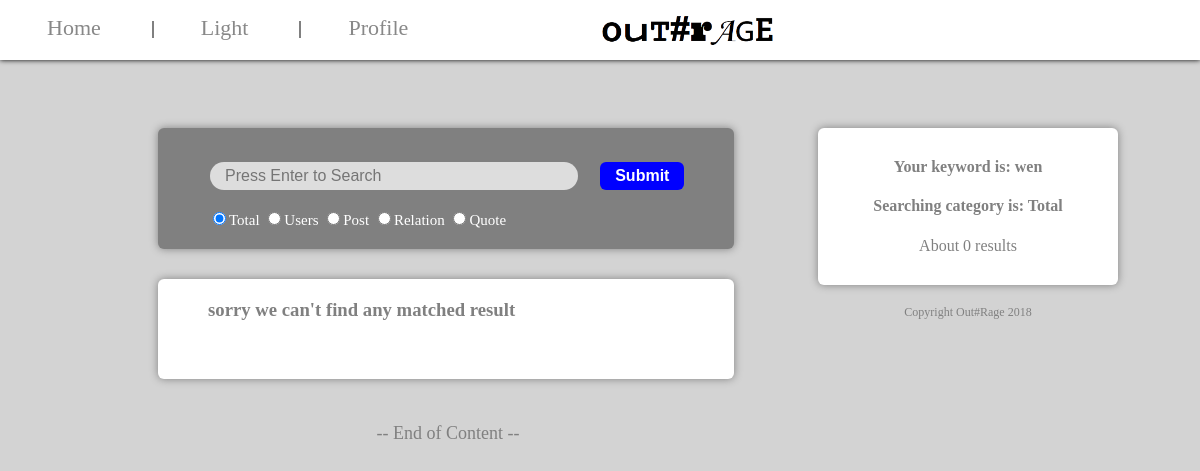
Before: /search.php?content=wen with the older database file.
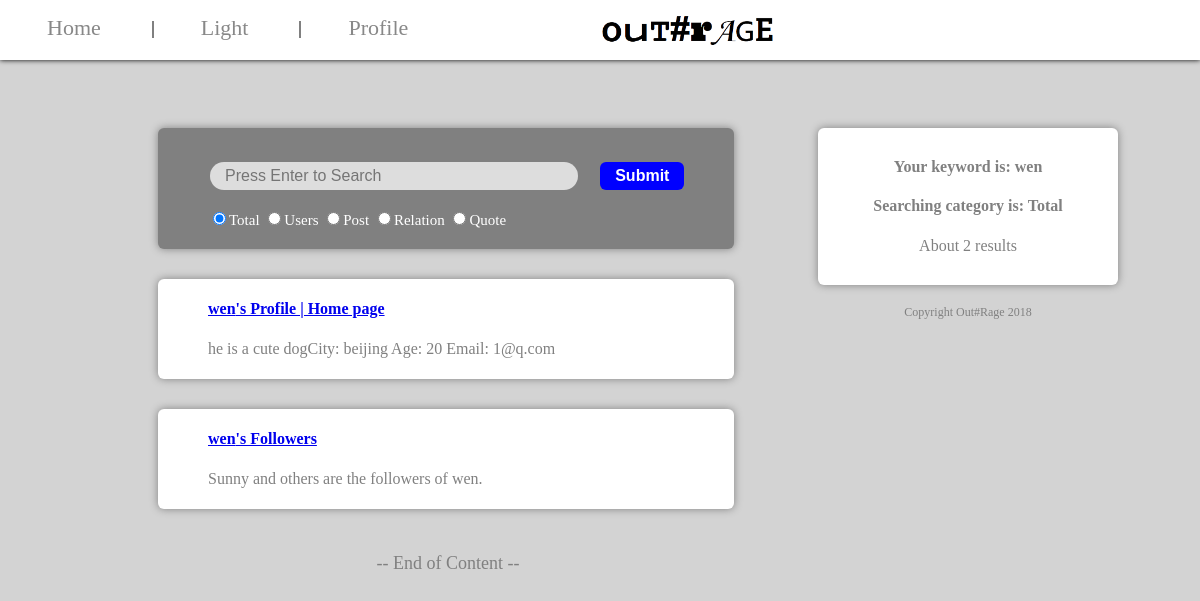
After: the same page with the newer database file.
### tables this page shows
CREATE TABLE `users` (
  `username` varchar(20) NOT NULL,
  `loginstate` varchar(10) NOT NULL DEFAULT 'offline',
  `password` varchar(10) NOT NULL,
  `city` varchar(50) NOT NULL,
  `age` int(10) NOT NULL,
  `profile` varchar(200) NOT NULL,
  `birthday` varchar(20) NOT NULL,
  `gender` varchar(20) NOT NULL,
  `email` varchar(50) NOT NULL,
  `followers` varchar(5000) NOT NULL,
  `follower_num` int(20) NOT NULL
);

CREATE TABLE `relation` (
  `userone` varchar(20) DEFAULT NULL,
  `usertwo` varchar(20) DEFAULT NULL,
  `relation` varchar(10) DEFAULT NULL
);

### search.php (the view, shortened to what this page needs)
<html>
<head>
<link rel="stylesheet" type="text/css" href="theme.css"/>
</head>
<body>
<div style="margin-top:120px;position:absolute;width:80%">
<div style="display:inline-block;width:60%;min-width:300px;min-height:100px;vertical-align:top;">
<span class="info_block" style="display:inline-block;width:100%;min-height:100px;vertical-align:left;background-color:grey;">
<span style="display:block;margin-top:30px;margin-left:50px;margin-bottom:20px;text-align:left;">
<form id="sf" action="search.php" method="GET">
<input type="text" class="input_bar" name="content" style="width:70%;" placeholder="Press Enter to Search"/><input type="submit" value="Submit" class="node_button" style="display:inline-block;margin-left:20px;" onclick="return submitCheck(content)"/>
<p style="color:white;font-size:15px;">
<input type="radio" name="class" value="total" checked="checked"/>Total
<input type="radio" name="class" value="users"/>Users
<input type="radio" name="class" value="post"/>Post
<input type="radio" name="class" value="relation"/>Relation
<input type="radio" name="class" value="quote"/>Quote
</p>
</form>
</span>
</span>
<?php
if(!isset($_GET["content"]))
{?>
	<span style="display:inline-block;height:30px;vertical-align:left;"></span>
	<span class="info_block" style="display:inline-block;width:100%;min-height:100px;vertical-align:left;">
	<span style="display:block;margin-top:20px;margin-left:50px;margin-bottom:20px;text-align:left;">
	<p>The results will be shown here.</p>
	</span>
	</span>
<?php
}
else
{
	$xx=$_GET["content"];
	$xx=trim($xx);
	$con=mysqli_connect("localhost","root","");
	mysqli_select_db($con,"users");
	if (count(explode(' ',$xx))==1){
	$_SESSION["keyword"]=1;$a=$_SESSION["search"][0];
	$sql1="select * from users where username like '%".$a."%' or city like '%".$a."%' or profile like '%".$a."%' or birthday like '%".$a."%' or gender like '%".$a."%' or email like '%".$a."%'";
	$sql2="select * from post where username like '%".$a."%' or post_time like '%".$a."%' or post_content like '%".$a."%' ";
	$sql3="select * from  relation where userone like '%".$a."%' or usertwo like '%".$a."%' or relation like '%".$a."%' ";
	$sql4="select * from quote where quote_type like '%".$a."%' or quote_content like '%".$a."%' or quote_picture like '%".$a."%'";
	}
	$result1=mysqli_query($con,$sql1); $rowcount1=mysqli_num_rows($result1);
	$result2=mysqli_query($con,$sql2);$rowcount2=mysqli_num_rows($result2);
	$result3=mysqli_query($con,$sql3);$rowcount3=mysqli_num_rows($result3);
	$result4=mysqli_query($con,$sql4);$rowcount4=mysqli_num_rows($result4);
	$totalrows=$rowcount1+$rowcount2+$rowcount3+$rowcount4;
	if((!isset($_GET["class"]))||($_GET["class"]=="total"))
	{
		$cl="t";
	}
	if(($cl=="t")||($cl=="u"))
	{
	for ($i=0;$i<$rowcount1;$i++){
?>
	<span class="info_block" style="display:inline-block;width:100%;min-height:100px;vertical-align:left;">
	<span style="display:block;margin-top:20px;margin-left:50px;margin-bottom:20px;text-align:left;">
	<p>
<?php
		$row1=mysqli_fetch_assoc($result1);
		echo "<h4><a href=\"profile.php?user=".$row1["username"]."\">".@$row1["username"]."'s Profile | Home page</a><br /></h4>".$row1["profile"] ;
		echo "City: ".$row1["city"]."  Age: ".$row1["age"]."  Email: ".$row1["email"]."<br />";
?>
	</p>
	</span>
	</span>
<?php
	}
	}
?>
<?php
if(($cl=="t")||($cl=="r"))
{
		for ($y=0;$y<$rowcount3;$y++)
		{
?>
	<span class="info_block" style="display:inline-block;width:100%;min-height:100px;vertical-align:left;">
	<span style="display:block;margin-top:20px;margin-left:50px;margin-bottom:20px;text-align:left;">
	<p>
<?php
		$row3=mysqli_fetch_assoc($result3);
		echo "<h4><a href=\"profile.php?user=".$row3["usertwo"]."\">".$row3["usertwo"]."'s Followers </a></h4>";
		echo $row3["userone"]." and others are the followers of ".$row3["usertwo"].". <br />";
?>
	</p>
	</span>
	</span>
<?php
	}
}
?>
<?php
	if (($rowcount1==0) and ($rowcount2==0) and ($rowcount3==0) and ($rowcount4==0))
	{
?>
	<span class="info_block" style="display:inline-block;width:100%;min-height:100px;vertical-align:left;">
	<span style="display:block;margin-top:20px;margin-left:50px;margin-bottom:20px;text-align:left;">
	<p>
<?php
		echo "<h3>sorry we can't find any matched result</h3>";
?>
	</p>
	</span>
	</span>
<?php
	}
}
?>
<span style="display:inline-block;width=100%;height:70px;vertical-align:left;font-size:18px;color:grey;">-- End of Content --</span>
</div>
<div style="display:inline-block;position:fixed;width:20%;min-width:300px;vertical-align:top;">
<span class="info_block" style="display:inline-block;width:100%;min-width:300px;vertical-align:top;">
<form style="margin:30px;">
<p>
<?php
	echo "<h4>Your keyword is: ";
	if(!isset($_GET["content"]))
	{
		echo "[NONE]";
	}
	else
	{
		echo $_GET["content"];
	}
	echo "<br /></h4>";
	echo "<h4>Searching category is: ";
	if(!isset($_GET["content"]))
	{
		echo "[NONE]";
	}
	else
	{
		if($cl=="t")
		{
			echo "Total";
		}
	}
	echo "<br /></h4>";
	echo "About ";
	if(!isset($_GET["content"]))
	{
		echo "0";
	}
	else
	{
		echo $totalrows;
	}
	echo " results <br />";
?>
</p>
</form>
</span>
<span style="display:inline-block;height:20px;width:100%;min-width:300px;vertical-align:top;">
</span>
<span style="display:inline-block;height:50px;width:100%;min-width:300px;vertical-align:top;">
<a style="font-size:12px;color:grey;">Copyright Out#Rage 2018</a>
</span>
</div>
</div>
<div class="top_bar" style="text-align:center">
<span style="float:left">
<a href="index.php" class="main_button">Home</a>
<span class="division_line"></span>
<a href="light.php" class="main_button">Light</a>
<span class="division_line"></span>
<a href="profile.php" class="main_button">Profile</a>
</span>
<img src="images/logo.png" style="display:inline-block;max-height:30px;"/>
<div style="float:right;margin-right:45px;width:20%;height:1px;"></div>
</div>
</body>
</html>

### theme.css (style rules this page uses)
.info_block { border-radius:6px; color:grey; text-align:center; text-decoration:none; box-shadow:0px 0px 8px 0px grey; background-color:white; display:inline-block; width:100%; }
body { background-color:lightgrey; text-align:center; }
.main_button { color:#888888; text-align:center; text-decoration:none; font-size:22px; margin:4px 2px; padding:15px 45px; }
.node_button { border:none; padding:5px 15px; background-color:blue; color:white; text-align:center; text-decoration:none; font-size:16px; font-weight:bold; margin:4px 2px; cursor:pointer; border-radius:6px; box-shadow:0px 0px 2px grey; }
.input_bar { border:none; background-color:#DDDDDD; color:#777777; text-align:left; text-decoration:none; font-size:16px; margin:4px 2px; padding:5px 15px; border-radius:30px; }
.division_line { border-left:2px solid grey; }
.top_bar { top:0; left:0; width:100%; position:fixed; float:center; height:40px; padding-top:15px; padding-bottom:5px; box-shadow:0px 0px 5px 0px black; background-color:white; text-align:left; }

Changed rows visible on the page:
added users: username "wen", profile "he is a cute dog", city "beijing", age "20", email "1@q.com"
added relation: usertwo "wen", userone "Sunny"
Other visible differences:
$totalrows: "0" → "2"
text no longer shown: "sorry we can't find any matched result"
